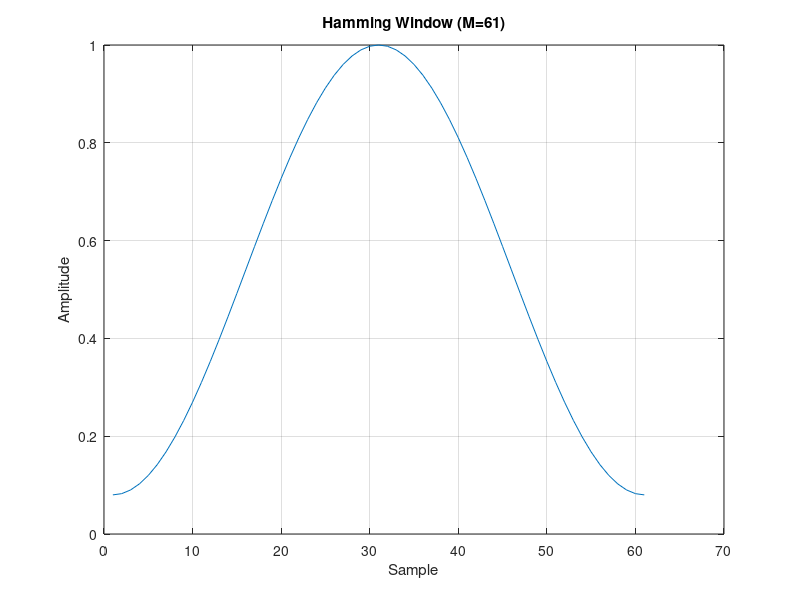
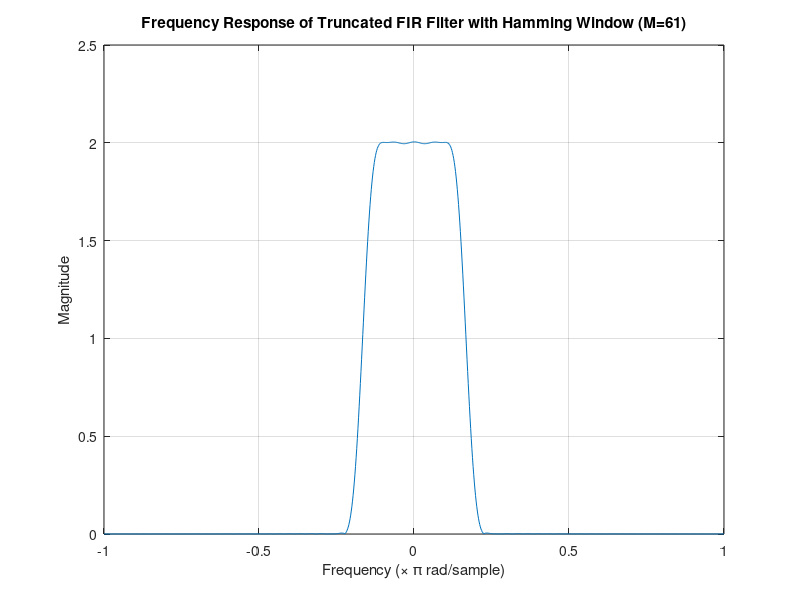

The MATLAB script that drew these images, in order:
% Specifications for M=61
M = 61;
N = 1024;
omega = linspace(-pi, pi, N);
 
% Define the ideal filter response
H_ideal = double(abs(omega) <= pi/6);
 
% Impulse Response Calculation
n = -floor(M/2):floor(M/2);
impulse_response = (2/pi) * sin(pi * n / 6) ./ n;
impulse_response(floor(M/2)+1) = 2/pi * pi/6;
 
% Hamming Window
window_hamming = hamming(M);
hamming_impulse_response = impulse_response .* window_hamming';
H_truncated_hamming = abs(fftshift(fft(hamming_impulse_response, N)));
 
% Plot Hamming Window and Its Frequency Response
figure;
plot(window_hamming);
title('Hamming Window (M=61)');
xlabel('Sample');
ylabel('Amplitude');
grid on;
 
figure;
plot(linspace(-pi, pi, N)/pi, H_truncated_hamming);
title('Frequency Response of Truncated FIR Filter with Hamming Window (M=61)');
xlabel('Frequency (\times \pi rad/sample)');
ylabel('Magnitude');
grid on;
 
% Repeat for Hanning, Blackman, and Bartlett Windows
% (Use similar code as shown above for M=31, but with M=61)
